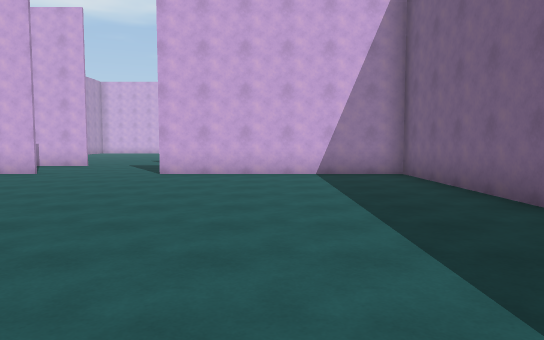
[1] (above)

23 first-person views from a walk through a 3-D level made in the Unity game engine. The camera is 1.5 m above the floor, tilts 4° down and sees 70° across. The floor is counted in squares, 2 m on a side. Each view is taken from the middle of a square. On the plan, view 1 faces up. The plan holds only what a view shows up to about 12 squares ahead; the rest is blank. The place goes on beyond the plan. The player is left out.

[2]
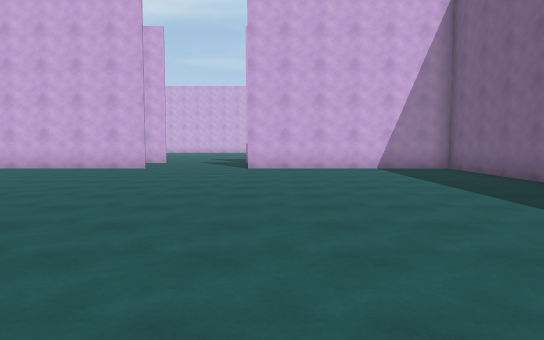

[3]
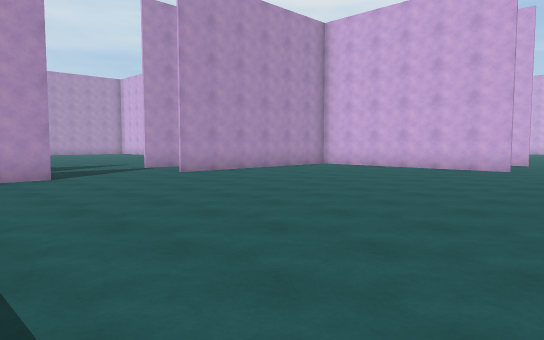

[4]
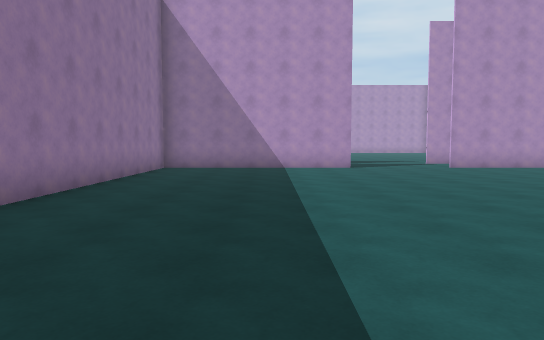

[5]
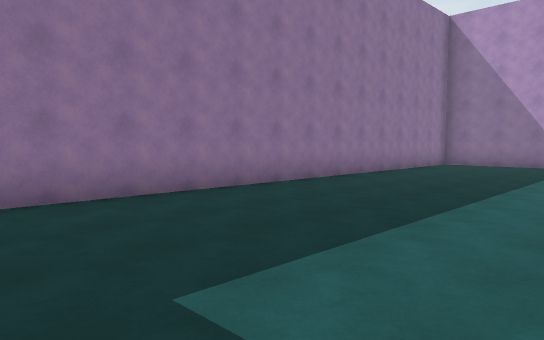

[6]
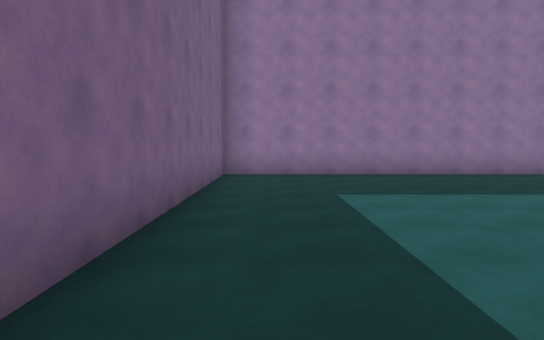

[7]
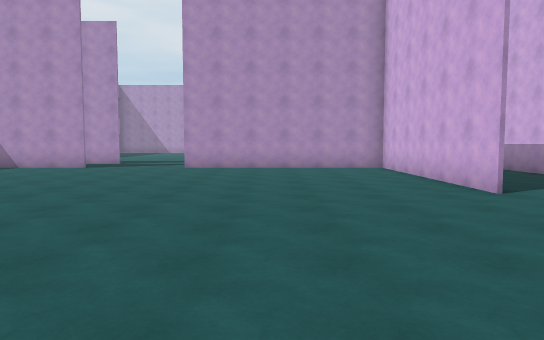

[8]
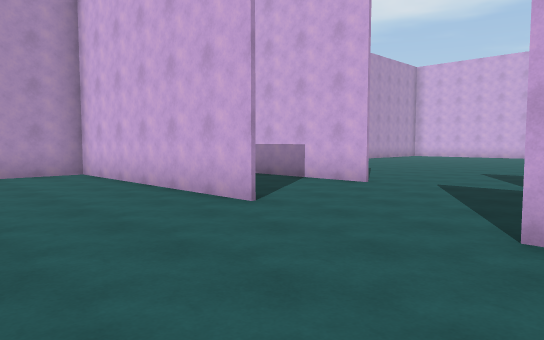

[9]
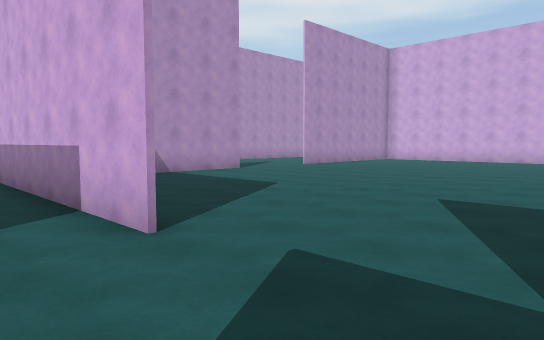

[10]
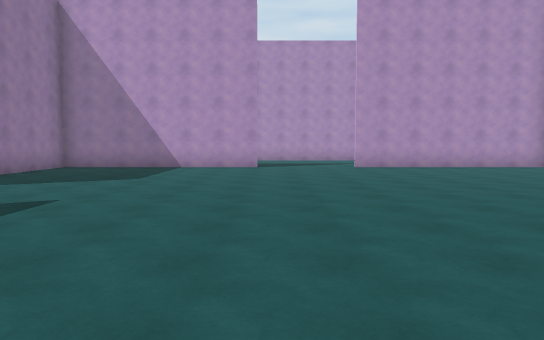

[11]
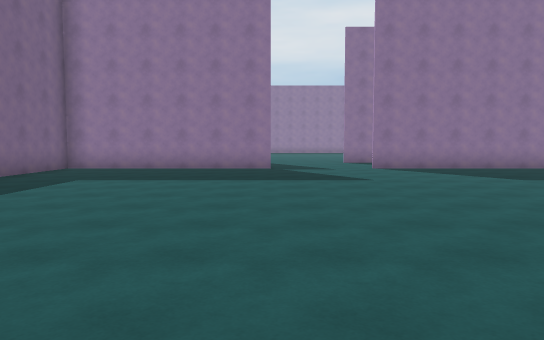

[12]
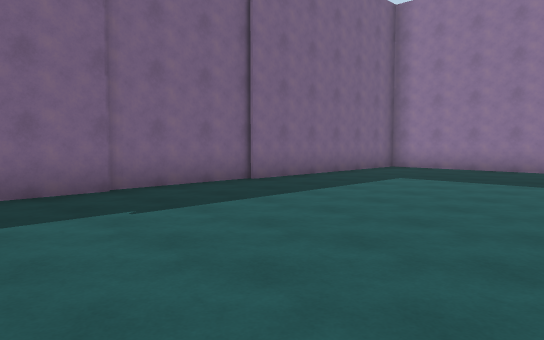

[13]
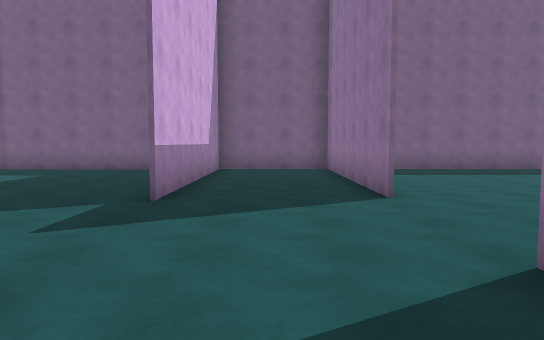

[14]
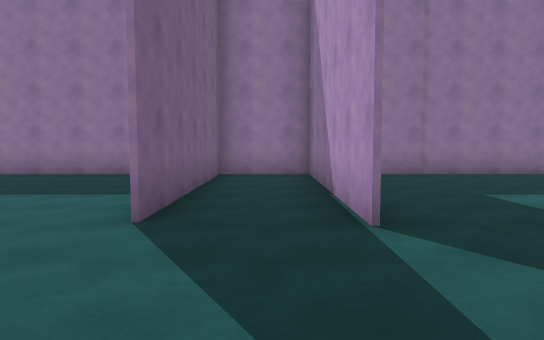

[15]
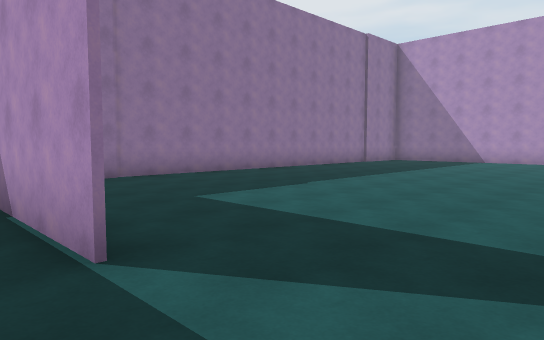

[16]
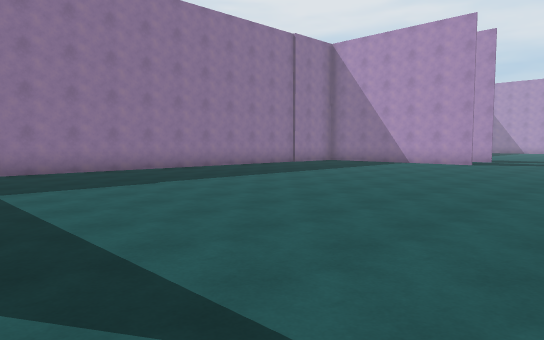

[17]
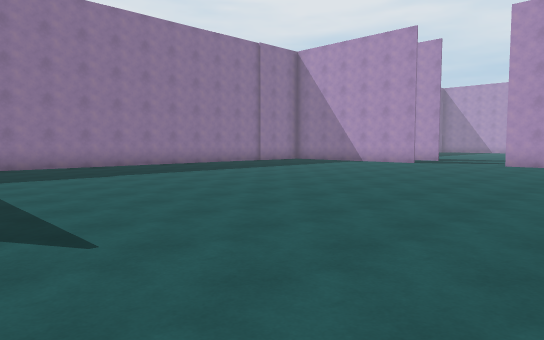

[18]
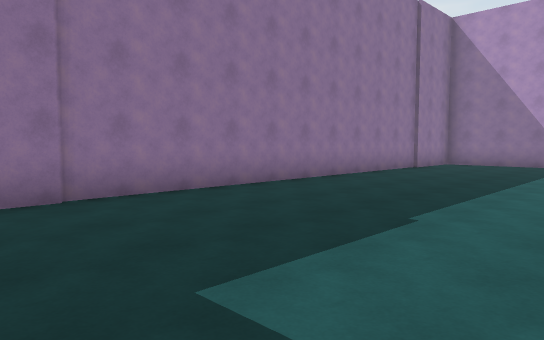

[19]
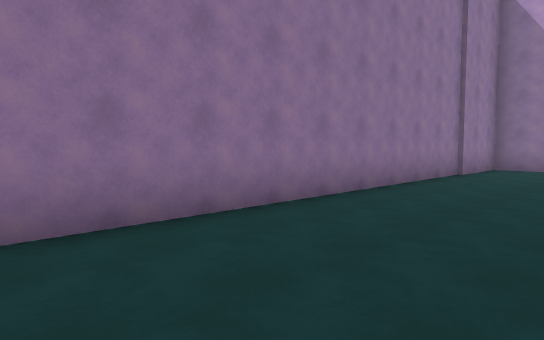

[20]
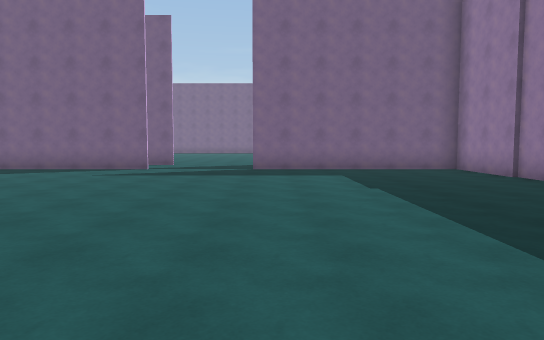

[21]
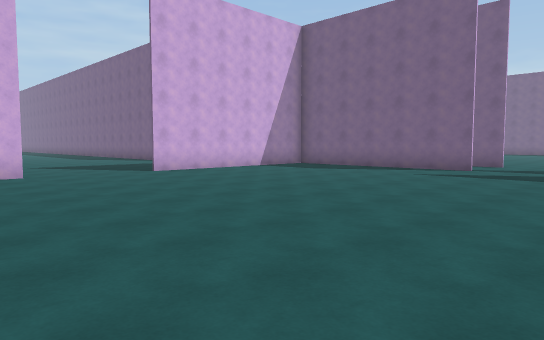

[22]
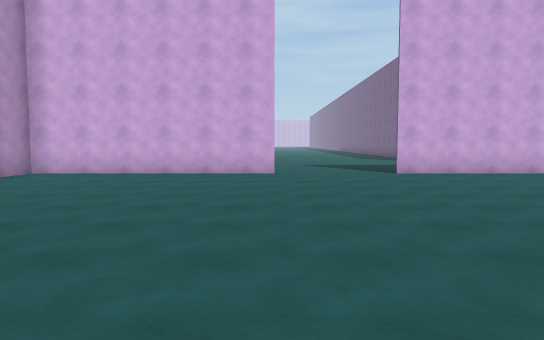

[23]
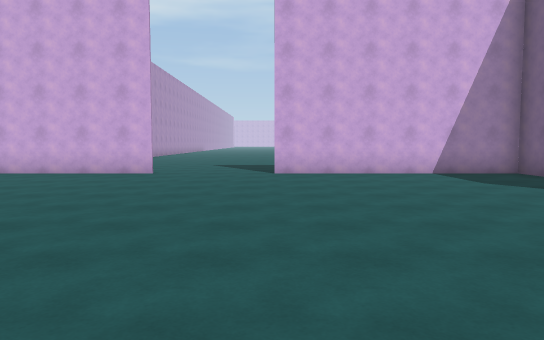

### Floor plan
Points are (right, up) in squares from view 1. A wall is a line through its corners. A room is listed if a view was taken in it or the views show most of it. See-through windows are left out.
Room 1 (views 1, 2, 3, 4, 5, 6, 7, 8)
walls: (-11.7, 0.4) (-11.7, -5.2); (-5.6, 9.3) (-11.7, 9.3) (-11.7, 3.4); (-12, -5.4) (3.2, -5.4) (3.2, 9); (3.2, 9.3) (-2.8, 9.3)
ways out: opening at (-4, 9) to room 2; opening at (-12, 2) to room 3
Room 2 (views 9, 10, 11, 12, 13, 14)
walls: (-5.9, 12.5) (-11.8, 12.5); (-3, 12.6) (3, 12.6); (-11.9, 18.6) (-11.9, 12.6) (-5.9, 12.6); (-2.8, 9.4) (3.1, 9.4); (3, 12.5) (-3, 12.5); (-11.9, 25.5) (-11.9, 21.5); (3.2, 9) (3.2, 23); (-13.9, 4.1) (-13.9, 3.5)
ways out: opening at (-4, 9) to room 1; opening at (-13, 4) to room 3; opening at (-12, 20)
Room 3 (views 15, 16, 17, 18, 19, 20, 21, 22, 23)
walls: (-14, 3.5) (-14, 9.5) (-20, 9.5); (-13.9, 0.6) (-13.9, -5.2); (-22.9, 9.5) (-27.5, 9.5); (-11.7, 3.2) (-11.7, 3.8); (-14, -5.4) (-14, 0.6); (-27.5, -5.4) (-12, -5.4); (-11.7, -5.2) (-11.7, 0.4)
ways out: opening at (-12, 2) to room 1; opening at (-13, 4) to room 2; opening at (-21, 10)

Positions as (right, up) in squares from view 1, and headings:
1: (0, 0), facing up
2: (-2, -2), facing up
3: (-3, -2), facing up-left
4: (0, -2), facing left
5: (2, 0), facing down-left
6: (2, 4), facing down
7: (0, 6), facing left
8: (-2, 6), facing up-left
9: (-3, 11), facing up-left
10: (0, 19), facing left
11: (-3, 24), facing down
12: (-3, 24), facing down-right
13: (-8, 11), facing right
14: (-13, 4), facing down
15: (-13, 3), facing down-left
16: (-15, 5), facing down-left
17: (-15, 7), facing down-left
18: (-15, 0), facing down-left
19: (-17, -2), facing down-left
20: (-25, 0), facing right
21: (-25, 0), facing up-right
22: (-23, 0), facing up
23: (-20, 0), facing up
